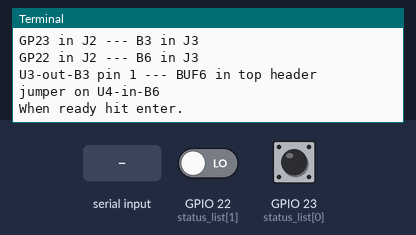
The program below on a simulated Raspberry Pi (BCM pin numbers). Shown: the last lines printed to the terminal. Inputs (shaded band) come from the test bench; at power-on: GPIO 22 (status_list[1]) LOW, GPIO 23 (status_list[0]) HIGH.

Above: at 1.2 s.
1.3 s: "1" typed at the terminal, then Enter
At 2.0 s:
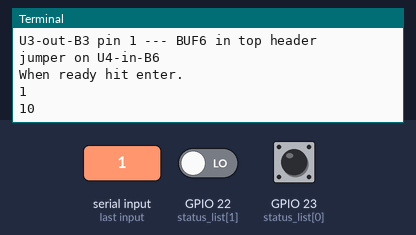
2.8 s: GPIO 22 (status_list[1]) driven HIGH
At 3.2 s:
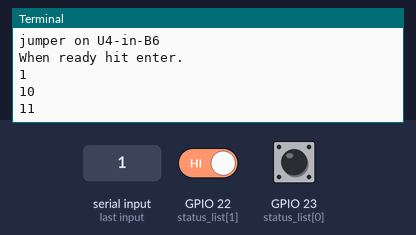
4.3 s: GPIO 23 (status_list[0]) pulled LOW for 0.15 s
At 5.0 s:
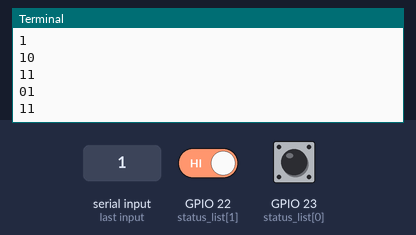
Timing chart, 0 to 7.3 s (numbered marks = the images above; inputs shaded):
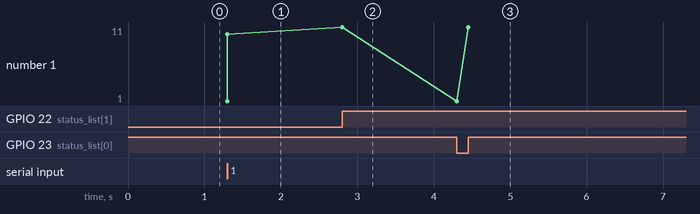

The program:

butled-rg.py
```python
#!/usr/bin/env python2.7
# Python 2.7 version by Alex Eames of http://RasPi.TV
# functionally equivalent to the Gertboard butled test
# by Gert Jan van Loo & Myra VanInwegen
# Use at your own risk - I'm pretty sure the code is harmless,
# but check it yourself.

import RPi.GPIO as GPIO

GPIO.setmode(GPIO.BCM)                              # initialise RPi.GPIO

# set up ports 23 for input pulled-up high
GPIO.setup(23, GPIO.IN, pull_up_down=GPIO.PUD_UP)
GPIO.setup(22, GPIO.IN)                             # 22 normal input no pullup

print "These are the connections you must make on the Gertboard for this test:"
print "GP23 in J2 --- B3 in J3"
print "GP22 in J2 --- B6 in J3"
print "U3-out-B3 pin 1 --- BUF6 in top header"
print "jumper on U4-in-B6"
raw_input("When ready hit enter.\n")

button_press = 0                            # set intial values for variables
previous_status = ''

try:
    # read inputs constantly until 19 changes are made
    while button_press < 20:
        # put input values in a list variable
        status_list = [GPIO.input(23), GPIO.input(22)]
        for i in range(0,2):
            if status_list[i]:
                status_list[i] = "1"
            else:
                status_list[i] = "0"
                    # dump current status values in a variable
        current_status = ''.join((status_list[0],status_list[1]))
                    # if that variable not same as last time
        if current_status != previous_status:
            print current_status                             # print the results
                    # update status variable for next comparison
            previous_status = current_status
            button_press += 1                   # increment button_press counter

except KeyboardInterrupt:          # trap a CTRL+C keyboard interrupt
    GPIO.cleanup()                 # resets all GPIO ports
GPIO.cleanup()                     # on exit, reset  GPIO ports used by program
```

Measured:
- after the input at 1.3 s, the terminal: prints a new line at once (image 1)
- after the input at 2.8 s, the terminal: prints a new line at once (image 2)
- after the input at 4.3 s, the terminal: prints a new line at once (image 3)
- plotted number 1: 10 → 11 after the input at 2.8 s
